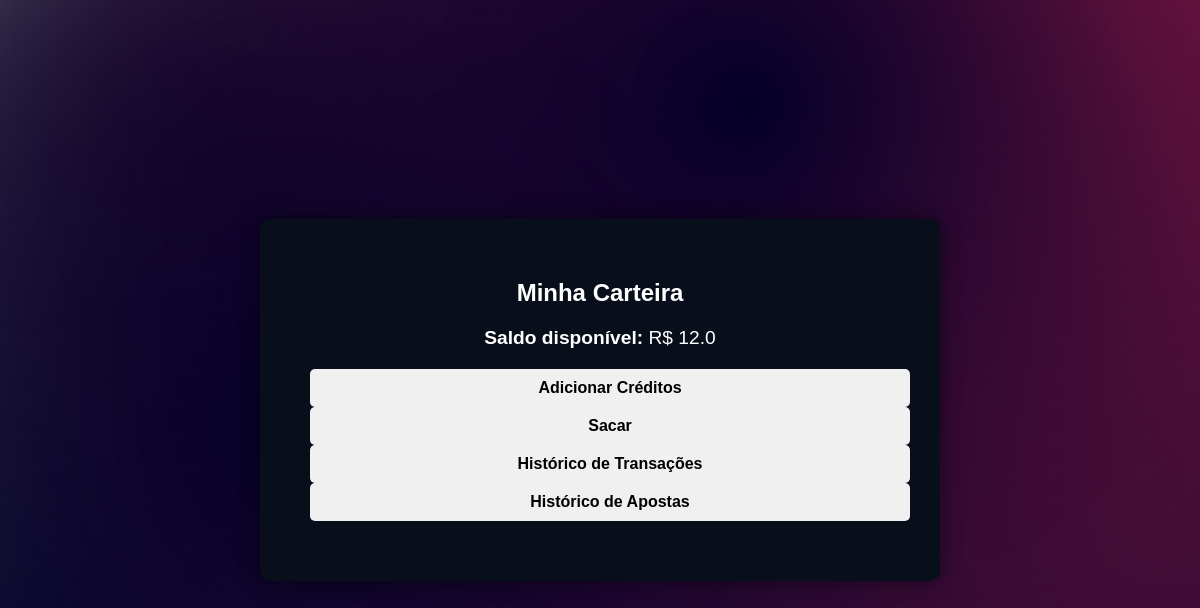
The app's page /gerenciar_carteira (signed in), older data.
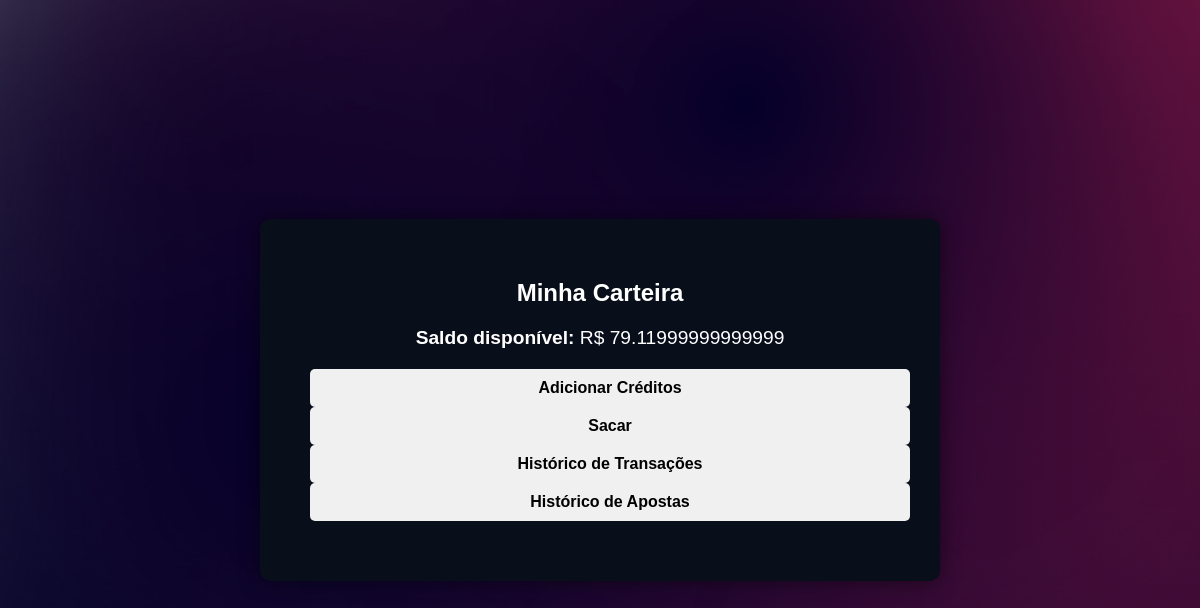
The same page, newer data.
### tables this page shows
CREATE TABLE carteiras (
        id INTEGER PRIMARY KEY AUTOINCREMENT,
        id_usuario INTEGER NOT NULL,
        saldo REAL NOT NULL DEFAULT 0.00,
        data_criacao TIMESTAMP DEFAULT CURRENT_TIMESTAMP,
        FOREIGN KEY (id_usuario) REFERENCES usuarios(id) ON DELETE CASCADE
    );

### app.py (the view)
@app.route('/gerenciar_carteira')
def gerenciar_carteira():
    if 'logged_in' in session:
        user_id = get_user_id()
        if user_id:
            conn = sqlite3.connect(database_path)
            cursor = conn.cursor()
            cursor.execute('SELECT saldo FROM carteiras WHERE id_usuario = ?', (user_id,))
            result = cursor.fetchone()
            saldo = result[0] if result else 0.00
            cursor.execute('SELECT id FROM carteiras WHERE id_usuario = ?', (user_id,))
            result = cursor.fetchone()
            if result:
                carteira_id = result[0]
            else:
                carteira_id = None  # Ou lidar com o caso de não existência
            if carteira_id:
                cursor.execute('SELECT data_transacao, tipo, valor, detalhes FROM transacoes WHERE id_carteira = ? ORDER BY data_transacao DESC', (carteira_id,))
                transacoes = cursor.fetchall()
            else:
                transacoes = []
            cursor.execute('''
                SELECT apostas.data_aposta, eventos.titulo, apostas.valor, apostas.opcao
                FROM apostas
                JOIN eventos ON apostas.id_evento = eventos.id
                WHERE apostas.id_usuario = ?
                ORDER BY apostas.data_aposta DESC
            ''', (user_id,))
            apostas = cursor.fetchall()
            conn.close()
            transacoes_formatadas = []
            for transacao in transacoes:
                transacoes_formatadas.append({
                    'data_transacao': transacao[0],
                    'tipo': transacao[1],
                    'valor': transacao[2],
                    'detalhes': transacao[3],
                })
            apostas_formatadas = []
            for aposta in apostas:
                apostas_formatadas.append({
                    'data_aposta': aposta[0],
                    'titulo_evento': aposta[1],
                    'valor': aposta[2],
                    'opcao': aposta[3],
                })
            mensagens = get_flashed_messages()
            return render_template('gerenciar_carteira.html', saldo=saldo, transacoes=transacoes_formatadas, apostas=apostas_formatadas, mensagens=mensagens)
        else:
            return redirect(url_for('login'))
    else:
        return redirect(url_for('login'))

### app.py (called while the page is built)
def get_user_id():
    email = session.get('email')
    if email:
        conn = sqlite3.connect(database_path)
        cursor = conn.cursor()
        cursor.execute('SELECT id FROM usuarios WHERE email = ?', (email,))
        result = cursor.fetchone()
        conn.close()
        if result:
            return result[0]
    return None

### templates/gerenciar_carteira.html (shortened to what this page needs)
<!DOCTYPE html>
<html lang="pt-BR">
<head>
    <link rel="stylesheet" href="{{ url_for('static', filename='css/styles.css') }}">
</head>
<body>
    <div class="wallet-container">
        <h2>Minha Carteira</h2>
        <div class="saldo-container">
            <p><strong>Saldo disponível:</strong> R$ {{ saldo }}</p>
        </div>
        <div class="action-buttons">
            <button id="btn-adicionar-creditos">Adicionar Créditos</button>
            <button id="btn-sacar">Sacar</button>
            <button id="btn-ver-transacoes">Histórico de Transações</button>
            <button id="btn-ver-apostas">Histórico de Apostas</button>
        </div>
</body>
</html>

### static/css/styles.css (style rules this page uses)
body { margin: 0; padding: 0; font-family: Arial, sans-serif; background: url('/static/images/bg.png') no-repeat center center fixed; background-size: cover; height: 100vh; display: flex; justify-content: center; align-items: center; }
h2 { color: #fff; text-align: left; font-weight: bold; margin-bottom: 20px; }
button { width: 100%; padding: 10px; background-color: #f0f0f0; border: none; border-radius: 5px; cursor: pointer; font-size: 16px; font-weight: bold; }
.wallet-container { background-color: #080E1A; padding: 40px; border-radius: 10px; box-shadow: 0 0 20px rgba(0, 0, 0, 0.5); width: 600px; margin: 0 auto; color: #fff; }
.wallet-container h2, .wallet-container h3 { text-align: center; margin-bottom: 20px; }
.saldo-container { text-align: center; font-size: 1.2em; margin-bottom: 20px; }
.action-buttons { text-align: center; margin-bottom: 20px; }
.action-buttons button { padding: 10px 20px; margin: 0 10px; background-color: #f0f0f0; color: #000; border: none; border-radius: 5px; cursor: pointer; font-weight: bold; }

Row changes from the older to the newer data that the page shows:
changed carteiras: saldo "12.0" → "79.11999999999999"
